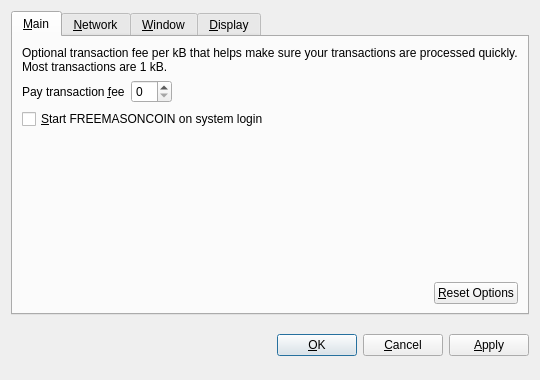
<?xml version="1.0" encoding="UTF-8"?>
<ui version="4.0">
 <class>OptionsDialog</class>
 <widget class="QDialog" name="OptionsDialog">
  <property name="geometry">
   <rect>
    <x>0</x>
    <y>0</y>
    <width>540</width>
    <height>380</height>
   </rect>
  </property>
  <property name="windowTitle">
   <string>Options</string>
  </property>
  <property name="modal">
   <bool>true</bool>
  </property>
  <layout class="QVBoxLayout" name="verticalLayout">
   <item>
    <widget class="QTabWidget" name="tabWidget">
     <property name="tabPosition">
      <enum>QTabWidget::North</enum>
     </property>
     <property name="currentIndex">
      <number>0</number>
     </property>
     <widget class="QWidget" name="tabMain">
      <attribute name="title">
       <string>&amp;Main</string>
      </attribute>
      <layout class="QVBoxLayout" name="verticalLayout_Main">
       <item>
        <widget class="QLabel" name="transactionFeeInfoLabel">
         <property name="text">
          <string>Optional transaction fee per kB that helps make sure your transactions are processed quickly. Most transactions are 1 kB.</string>
         </property>
         <property name="textFormat">
          <enum>Qt::PlainText</enum>
         </property>
         <property name="wordWrap">
          <bool>true</bool>
         </property>
        </widget>
       </item>
       <item>
        <layout class="QHBoxLayout" name="horizontalLayout_1_Main">
         <item>
          <widget class="QLabel" name="transactionFeeLabel">
           <property name="text">
            <string>Pay transaction &amp;fee</string>
           </property>
           <property name="textFormat">
            <enum>Qt::PlainText</enum>
           </property>
           <property name="buddy">
            <cstring>transactionFee</cstring>
           </property>
          </widget>
         </item>
         <item>
          <widget class="BitcoinAmountField" name="transactionFee"/>
         </item>
         <item>
          <spacer name="horizontalSpacer_1_Main">
           <property name="orientation">
            <enum>Qt::Horizontal</enum>
           </property>
           <property name="sizeHint" stdset="0">
            <size>
             <width>40</width>
             <height>20</height>
            </size>
           </property>
          </spacer>
         </item>
        </layout>
       </item>
       <item>
        <widget class="QCheckBox" name="bitcoinAtStartup">
         <property name="toolTip">
          <string>Automatically start FREEMASONCOIN after logging in to the system.</string>
         </property>
         <property name="text">
          <string>&amp;Start FREEMASONCOIN on system login</string>
         </property>
        </widget>
       </item>
       <item>
        <spacer name="verticalSpacer_Main">
         <property name="orientation">
          <enum>Qt::Vertical</enum>
         </property>
         <property name="sizeHint" stdset="0">
          <size>
           <width>20</width>
           <height>40</height>
          </size>
         </property>
        </spacer>
       </item>
       <item>
        <layout class="QHBoxLayout" name="horizontalLayout_2_Main">
         <item>
          <spacer name="horizontalSpacer_2_Main">
           <property name="orientation">
            <enum>Qt::Horizontal</enum>
           </property>
           <property name="sizeHint" stdset="0">
            <size>
             <width>40</width>
             <height>20</height>
            </size>
           </property>
          </spacer>
         </item>
         <item>
          <widget class="QPushButton" name="resetButton">
           <property name="toolTip">
            <string>Reset all client options to default.</string>
           </property>
           <property name="text">
            <string>&amp;Reset Options</string>
           </property>
           <property name="autoDefault">
            <bool>false</bool>
           </property>
          </widget>
         </item>
        </layout>
       </item>
      </layout>
     </widget>
     <widget class="QWidget" name="tabNetwork">
      <attribute name="title">
       <string>&amp;Network</string>
      </attribute>
      <layout class="QVBoxLayout" name="verticalLayout_Network">
       <item>
        <widget class="QCheckBox" name="mapPortUpnp">
         <property name="toolTip">
          <string>Automatically open the FREEMASONCOIN client port on the router. This only works when your router supports UPnP and it is enabled.</string>
         </property>
         <property name="text">
          <string>Map port using &amp;UPnP</string>
         </property>
        </widget>
       </item>
       <item>
        <widget class="QCheckBox" name="connectSocks">
         <property name="toolTip">
          <string>Connect to the FREEMASONCOIN network through a SOCKS proxy (e.g. when connecting through Tor).</string>
         </property>
         <property name="text">
          <string>&amp;Connect through SOCKS proxy:</string>
         </property>
        </widget>
       </item>
       <item>
        <layout class="QHBoxLayout" name="horizontalLayout_Network">
         <item>
          <widget class="QLabel" name="proxyIpLabel">
           <property name="text">
            <string>Proxy &amp;IP:</string>
           </property>
           <property name="textFormat">
            <enum>Qt::PlainText</enum>
           </property>
           <property name="buddy">
            <cstring>proxyIp</cstring>
           </property>
          </widget>
         </item>
         <item>
          <widget class="QValidatedLineEdit" name="proxyIp">
           <property name="maximumSize">
            <size>
             <width>140</width>
             <height>16777215</height>
            </size>
           </property>
           <property name="toolTip">
            <string>IP address of the proxy (e.g. 127.0.0.1)</string>
           </property>
          </widget>
         </item>
         <item>
          <widget class="QLabel" name="proxyPortLabel">
           <property name="text">
            <string>&amp;Port:</string>
           </property>
           <property name="textFormat">
            <enum>Qt::PlainText</enum>
           </property>
           <property name="buddy">
            <cstring>proxyPort</cstring>
           </property>
          </widget>
         </item>
         <item>
          <widget class="QLineEdit" name="proxyPort">
           <property name="maximumSize">
            <size>
             <width>55</width>
             <height>16777215</height>
            </size>
           </property>
           <property name="toolTip">
            <string>Port of the proxy (e.g. 9050)</string>
           </property>
          </widget>
         </item>
         <item>
          <widget class="QLabel" name="socksVersionLabel">
           <property name="text">
            <string>SOCKS &amp;Version:</string>
           </property>
           <property name="textFormat">
            <enum>Qt::PlainText</enum>
           </property>
           <property name="buddy">
            <cstring>socksVersion</cstring>
           </property>
          </widget>
         </item>
         <item>
          <widget class="QValueComboBox" name="socksVersion">
           <property name="toolTip">
            <string>SOCKS version of the proxy (e.g. 5)</string>
           </property>
          </widget>
         </item>
         <item>
          <spacer name="horizontalSpacer_Network">
           <property name="orientation">
            <enum>Qt::Horizontal</enum>
           </property>
           <property name="sizeHint" stdset="0">
            <size>
             <width>40</width>
             <height>20</height>
            </size>
           </property>
          </spacer>
         </item>
        </layout>
       </item>
       <item>
        <spacer name="verticalSpacer_Network">
         <property name="orientation">
          <enum>Qt::Vertical</enum>
         </property>
         <property name="sizeHint" stdset="0">
          <size>
           <width>20</width>
           <height>40</height>
          </size>
         </property>
        </spacer>
       </item>
      </layout>
     </widget>
     <widget class="QWidget" name="tabWindow">
      <attribute name="title">
       <string>&amp;Window</string>
      </attribute>
      <layout class="QVBoxLayout" name="verticalLayout_Window">
       <item>
        <widget class="QCheckBox" name="minimizeToTray">
         <property name="toolTip">
          <string>Show only a tray icon after minimizing the window.</string>
         </property>
         <property name="text">
          <string>&amp;Minimize to the tray instead of the taskbar</string>
         </property>
        </widget>
       </item>
       <item>
        <widget class="QCheckBox" name="minimizeOnClose">
         <property name="toolTip">
          <string>Minimize instead of exit the application when the window is closed. When this option is enabled, the application will be closed only after selecting Quit in the menu.</string>
         </property>
         <property name="text">
          <string>M&amp;inimize on close</string>
         </property>
        </widget>
       </item>
       <item>
        <spacer name="verticalSpacer_Window">
         <property name="orientation">
          <enum>Qt::Vertical</enum>
         </property>
         <property name="sizeHint" stdset="0">
          <size>
           <width>20</width>
           <height>40</height>
          </size>
         </property>
        </spacer>
       </item>
      </layout>
     </widget>
     <widget class="QWidget" name="tabDisplay">
      <attribute name="title">
       <string>&amp;Display</string>
      </attribute>
      <layout class="QVBoxLayout" name="verticalLayout_Display">
       <item>
        <layout class="QHBoxLayout" name="horizontalLayout_1_Display">
         <item>
          <widget class="QLabel" name="langLabel">
           <property name="text">
            <string>User Interface &amp;language:</string>
           </property>
           <property name="textFormat">
            <enum>Qt::PlainText</enum>
           </property>
           <property name="buddy">
            <cstring>lang</cstring>
           </property>
          </widget>
         </item>
         <item>
          <widget class="QValueComboBox" name="lang">
           <property name="toolTip">
            <string>The user interface language can be set here. This setting will take effect after restarting FREEMASONCOIN.</string>
           </property>
          </widget>
         </item>
        </layout>
       </item>
       <item>
        <layout class="QHBoxLayout" name="horizontalLayout_2_Display">
         <item>
          <widget class="QLabel" name="unitLabel">
           <property name="text">
            <string>&amp;Unit to show amounts in:</string>
           </property>
           <property name="textFormat">
            <enum>Qt::PlainText</enum>
           </property>
           <property name="buddy">
            <cstring>unit</cstring>
           </property>
          </widget>
         </item>
         <item>
          <widget class="QValueComboBox" name="unit">
           <property name="toolTip">
            <string>Choose the default subdivision unit to show in the interface and when sending coins.</string>
           </property>
          </widget>
         </item>
        </layout>
       </item>
       <item>
        <widget class="QCheckBox" name="displayAddresses">
         <property name="toolTip">
          <string>Whether to show FREEMASONCOIN addresses in the transaction list or not.</string>
         </property>
         <property name="text">
          <string>&amp;Display addresses in transaction list</string>
         </property>
        </widget>
       </item>
       <item>
        <spacer name="verticalSpacer_Display">
         <property name="orientation">
          <enum>Qt::Vertical</enum>
         </property>
         <property name="sizeHint" stdset="0">
          <size>
           <width>20</width>
           <height>40</height>
          </size>
         </property>
        </spacer>
       </item>
      </layout>
     </widget>
    </widget>
   </item>
   <item>
    <layout class="QHBoxLayout" name="horizontalLayout_Buttons">
     <item>
      <spacer name="horizontalSpacer_1">
       <property name="orientation">
        <enum>Qt::Horizontal</enum>
       </property>
       <property name="sizeHint" stdset="0">
        <size>
         <width>40</width>
         <height>48</height>
        </size>
       </property>
      </spacer>
     </item>
     <item>
      <widget class="QLabel" name="statusLabel">
       <property name="font">
        <font>
         <weight>75</weight>
         <bold>true</bold>
        </font>
       </property>
       <property name="text">
        <string/>
       </property>
       <property name="textFormat">
        <enum>Qt::PlainText</enum>
       </property>
       <property name="wordWrap">
        <bool>true</bool>
       </property>
      </widget>
     </item>
     <item>
      <spacer name="horizontalSpacer_2">
       <property name="orientation">
        <enum>Qt::Horizontal</enum>
       </property>
       <property name="sizeHint" stdset="0">
        <size>
         <width>40</width>
         <height>48</height>
        </size>
       </property>
      </spacer>
     </item>
     <item>
      <widget class="QPushButton" name="okButton">
       <property name="text">
        <string>&amp;OK</string>
       </property>
      </widget>
     </item>
     <item>
      <widget class="QPushButton" name="cancelButton">
       <property name="text">
        <string>&amp;Cancel</string>
       </property>
       <property name="autoDefault">
        <bool>false</bool>
       </property>
      </widget>
     </item>
     <item>
      <widget class="QPushButton" name="applyButton">
       <property name="text">
        <string>&amp;Apply</string>
       </property>
       <property name="autoDefault">
        <bool>false</bool>
       </property>
      </widget>
     </item>
    </layout>
   </item>
  </layout>
 </widget>
 <customwidgets>
  <customwidget>
   <class>BitcoinAmountField</class>
   <extends>QSpinBox</extends>
   <header>bitcoinamountfield.h</header>
  </customwidget>
  <customwidget>
   <class>QValueComboBox</class>
   <extends>QComboBox</extends>
   <header>qvaluecombobox.h</header>
  </customwidget>
  <customwidget>
   <class>QValidatedLineEdit</class>
   <extends>QLineEdit</extends>
   <header>qvalidatedlineedit.h</header>
  </customwidget>
 </customwidgets>
 <resources/>
 <connections/>
</ui>
